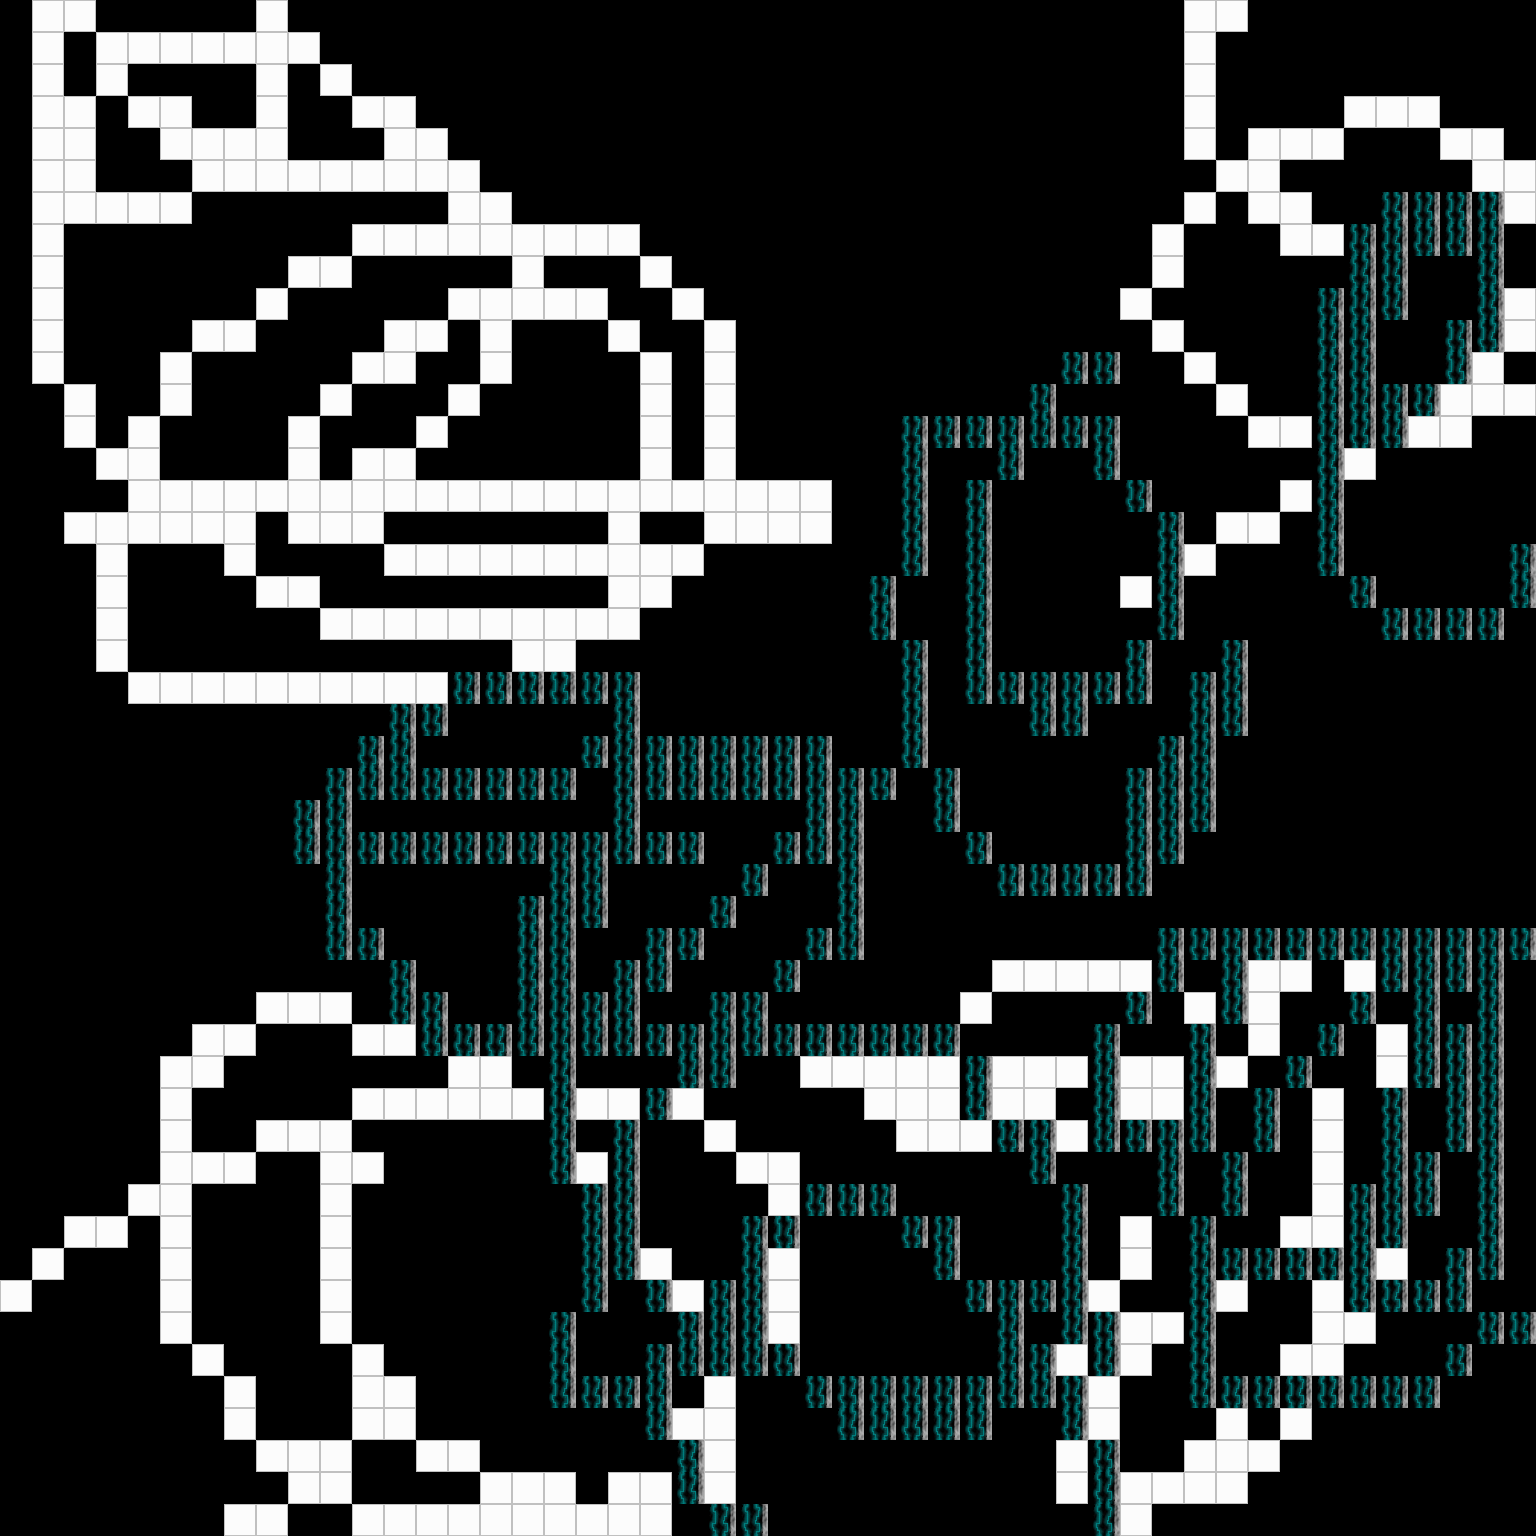

This game map was drawn from its Tiled (.tmx) file and the tilesets committed beside it. A one-line description and the trimmed map source follow:
An orthogonal 48x48 tile map with 32x32 px tiles, 1 tile layer (Tile Layer 1).

<map version="1.0" orientation="orthogonal" width="48" height="48" tilewidth="32" tileheight="32">
 <tileset firstgid="1" name="main" tilewidth="32" tileheight="32">
  <image source="../sprites/walls and floor.png" width="128" height="128" />
 </tileset>
 <layer name="Tile Layer 1" width="48" height="48">
  <data>[2304 cells, 776 non-empty, 2 distinct tile ids]</data>
 </layer>
</map>